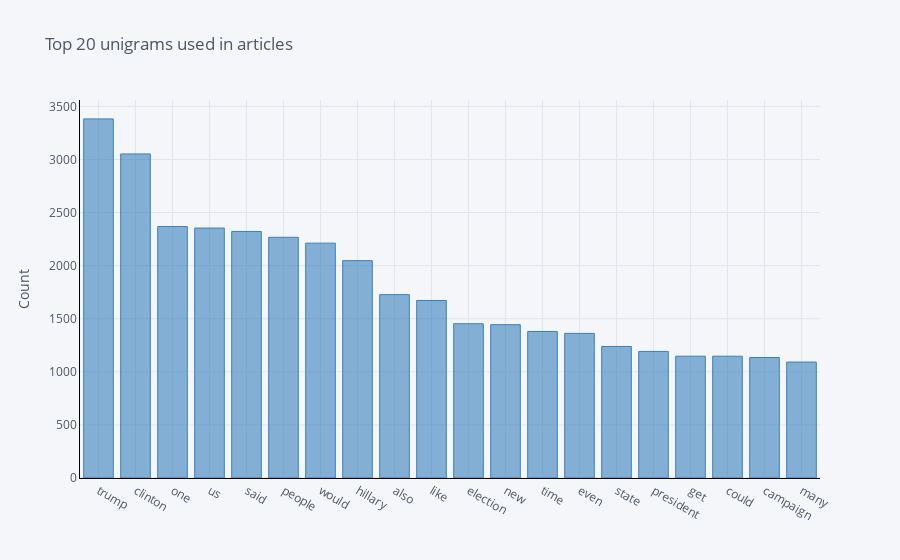

Write notebook code for a chart like this one.
### Code cell
import pandas as pd
import cufflinks as cf
from pandas import DataFrame

# Enable offline mode for interactive plots
cf.go_offline()

# Assuming get_top_n_words is a function that returns a list of tuples [(word, count), ...]
common_words = get_top_n_words(df['text_without_stopwords'], 20)

# Convert to DataFrame
df2 = DataFrame(common_words, columns=['word', 'count'])

# Group by word and visualize the top 20 words as a bar chart
df2.groupby('word').sum()['count'].sort_values(ascending=False).iplot(
    kind='bar',
    yTitle='Count',
    linecolor='black',
    title='Top 20 unigrams used in articles',
    color='blue'
)

### Figure 1 — Plotly figure (JSON) as saved in the notebook; plotly's stock layout.template omitted (floating-point values rounded to 4 significant figures)
{"data": [{"marker": {"color": "rgba(55, 128, 191, 0.6)", "line": {"color": "rgba(55, 128, 191, 1.0)", "width": 1}}, "name": "count", "orientation": "v", "text": "", "x": ["trump", "clinton", "one", "us", "said", "people", "would", "hillary", "also", "like", "election", "new", "time", "even", "state", "president", "get", "could", "campaign", "many"], "y": [3382, 3052, 2368, 2354, 2322, 2267, 2212, 2047, 1727, 1672, 1453, 1444, 1380, 1362, 1239, 1192, 1147, 1147, 1135, 1092], "type": "bar"}], "layout": {"legend": {"bgcolor": "#F5F6F9", "font": {"color": "#4D5663"}}, "paper_bgcolor": "#F5F6F9", "plot_bgcolor": "#F5F6F9", "title": {"font": {"color": "#4D5663"}, "text": "Top 20 unigrams used in articles"}, "xaxis": {"gridcolor": "#E1E5ED", "linecolor": "black", "showgrid": true, "tickfont": {"color": "#4D5663"}, "title": {"font": {"color": "#4D5663"}, "text": ""}, "zerolinecolor": "#E1E5ED"}, "yaxis": {"gridcolor": "#E1E5ED", "linecolor": "black", "showgrid": true, "tickfont": {"color": "#4D5663"}, "title": {"font": {"color": "#4D5663"}, "text": "Count"}, "zerolinecolor": "#E1E5ED"}}}
